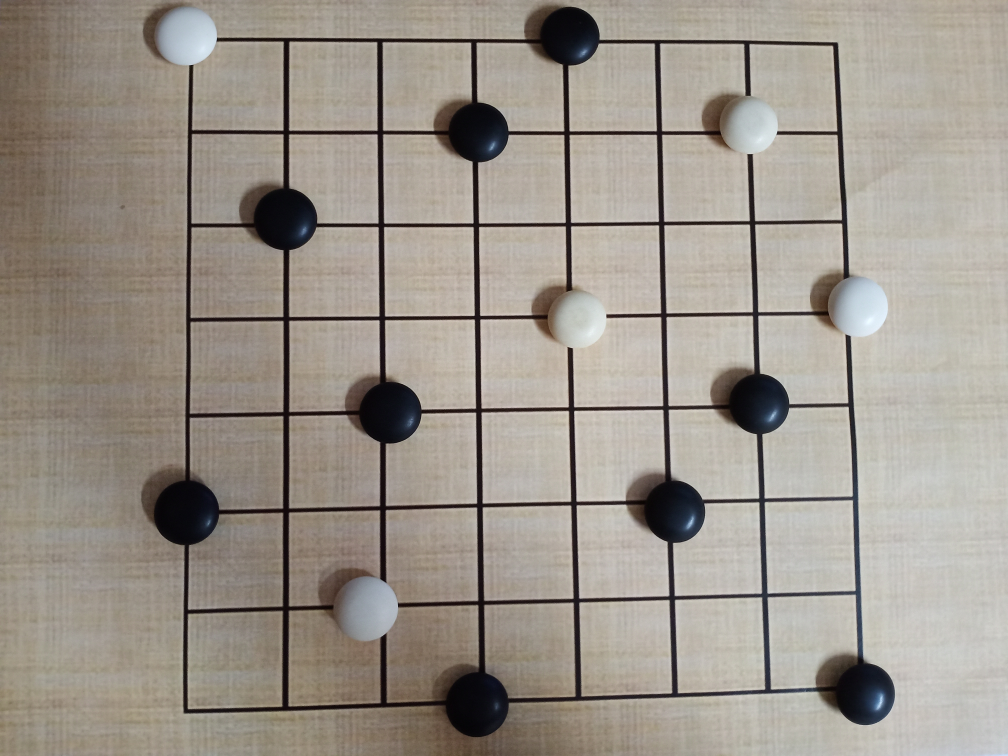
#> input picture image/1.jpg, 4032 x 3024 px (shown at 1/4 size)
$ python -i img_processing.py   (imports and definitions only)
#> lines starting #> are read from the running program, lines starting #| are printed output that depends on the picture; after the words box and inside, x2 and y2 are one past the last pixel; in counts of white or black regions, pixels touching at a corner belong together
#> further down, picture is the input picture: shape (3024, 4032, 3); mean B, G, R 139.5, 148.8, 156.1
import math
import cv2
import numpy as np
import scipy.spatial as spatial
import scipy.cluster as cluster
from collections import defaultdict
from statistics import mean


# [70 lines left out: functions imgProcessing, findContours, not called in this run]


def findApproxcnrs(cnt):
    epsilon = 0.02 * cv2.arcLength(cnt, True)
    return cv2.approxPolyDP(cnt, epsilon, True)


# [10 lines left out: function applyAreaConstraints, not called in this run]


def dist(pt_1, pt_2):
    return math.sqrt((pt_1[0] - pt_2[0])**2 + (pt_1[1] - pt_2[1])**2)


# [16 lines left out: function getBoardCorners, not called in this run]


def unwarpPerspective(img, src, dst, w, h):
    H, _ = cv2.findHomography(src, dst, cv2.RANSAC, 5.0)
    return cv2.warpPerspective(img, H, (w, h), flags=cv2.INTER_LINEAR)


# [92 lines left out: functions getCannyEdges, seperateHorVerLines, findIntersections, clusterPoints, augmentPoints, drawLine and 1 more, not called in this run]


def findAreaConstraints(frame):
    gray = cv2.cvtColor(frame, cv2.COLOR_BGR2GRAY)
    ret, thresh = cv2.threshold(gray, 150, 255, cv2.THRESH_BINARY_INV)
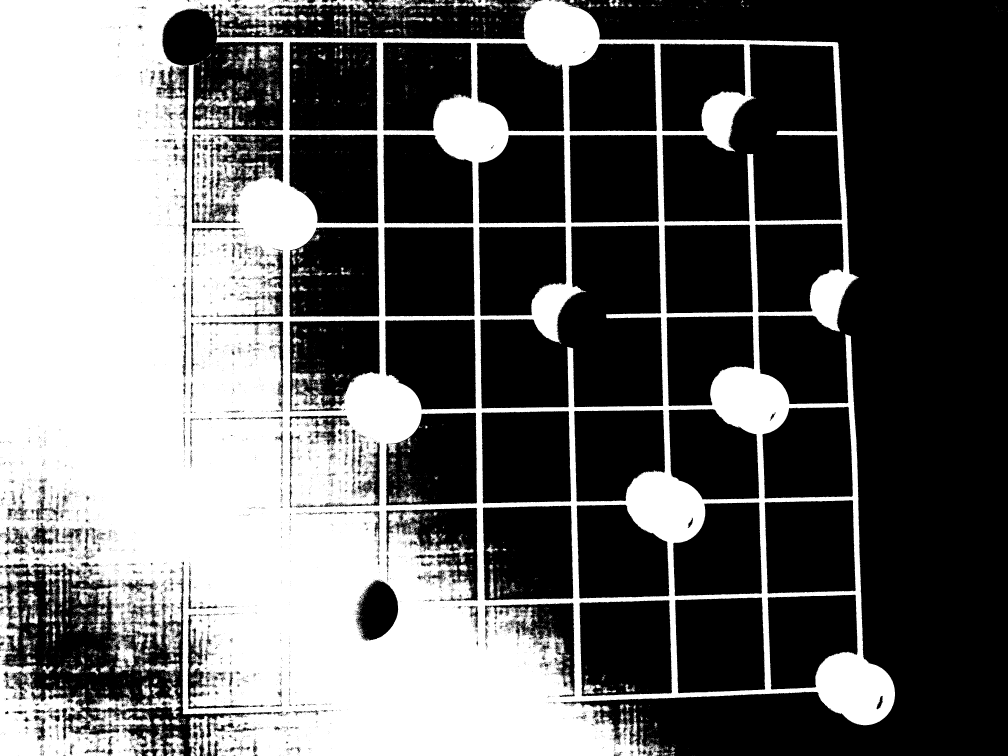
#> thresh: shape (3024, 4032) (shown at 1/4 size); 40.4% white; 14165 white regions (13629 under 20 px)

    cnt_board_move = cv2.findContours(
        thresh, cv2.RETR_EXTERNAL, cv2.CHAIN_APPROX_SIMPLE)
#> cnt_board_move = 7334 contours, 7113 with area under 20; largest, box (x1, y1, x2, y2) and area: (0, 0, 3580, 3024) 9161253, (352, 2743, 724, 2867) 10648, (450, 2544, 540, 2692) 6052, (780, 359, 1024, 440) 4896, (777, 427, 934, 512) 4690
    cnt_board_move = cnt_board_move[0] if len(
        cnt_board_move) == 2 else cnt_board_move[1]
    for c in cnt_board_move:
        area = cv2.contourArea(c)
        peri = cv2.arcLength(c, True)
        approx = cv2.approxPolyDP(c, 0.015 * peri, True)

        if len(approx) == 4:
            print("Current area is " + str(area) + ".")
#> this loop made 7334 passes
#> (area, peri) on pass 55: (41.5, 40.04)
#| Current area is 0.0.
#| Current area is 1.0.
#| Current area is 0.5.
#| Current area is 1.5.
#| Current area is 1.0.
#| Current area is 1.0.
#| Current area is 1.0.
#| Current area is 1.5.
#> (further printed lines are left out)


# [17 lines left out: function colorCalibration, not called in this run]

>>> import cv2
>>> picture = cv2.imread('../../../../image/1.jpg')
>>> result = findAreaConstraints(picture)

$ run again, on image/2.jpg
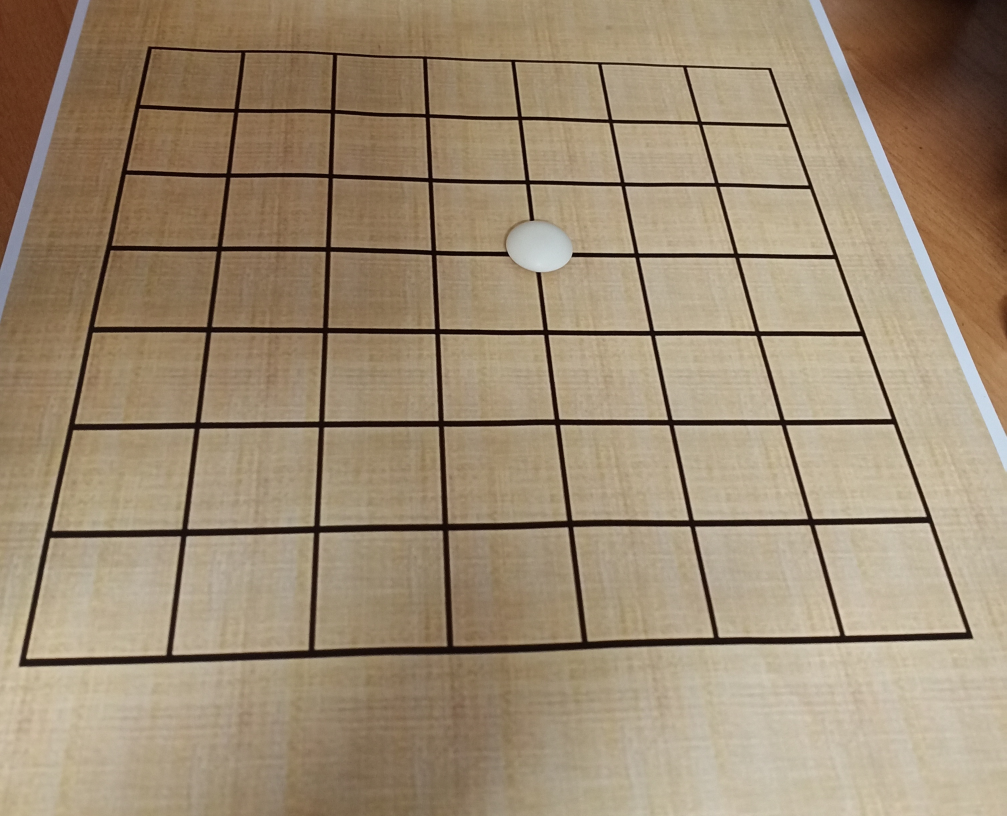
#> input picture image/2.jpg, 3020 x 2448 px (shown at 1/3 size)
#> picture is the input picture: shape (2448, 3020, 3); mean B, G, R 114.4, 139.1, 157.3
#> in findAreaConstraints, `gray = cv2.cvtColor(frame, cv2.COLOR_BGR2GRAY)`:
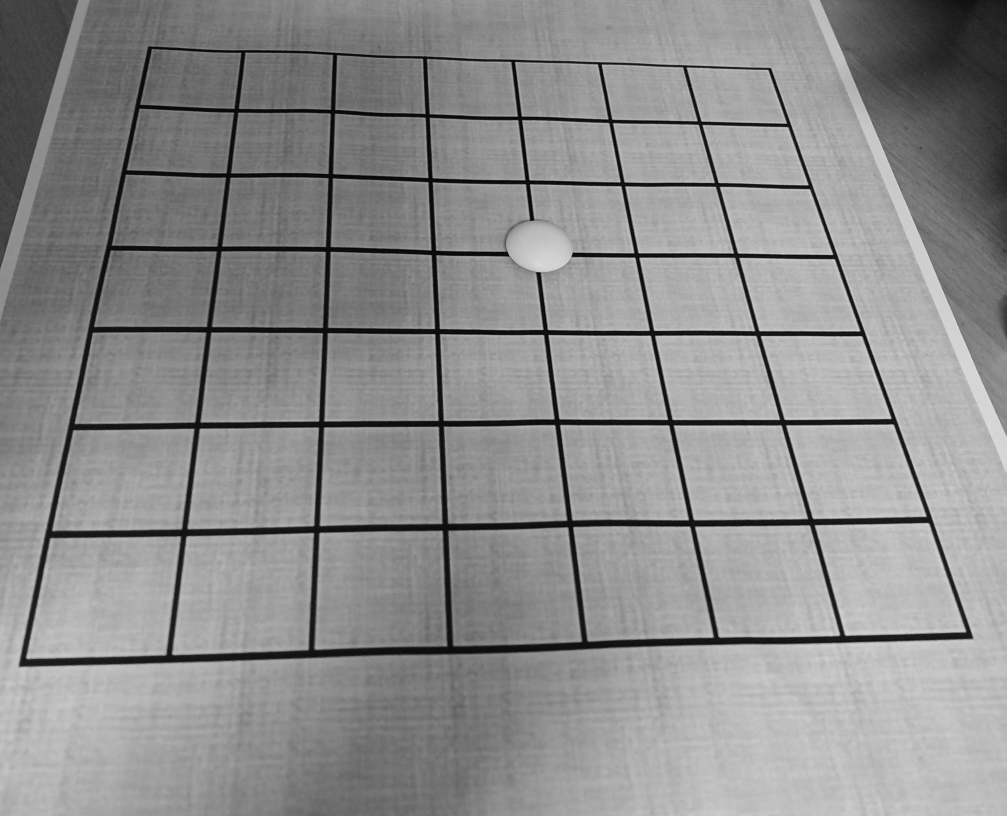
#> gray: shape (2448, 3020) (shown at 1/3 size); min 3, max 223, mean 141.7
#> in findAreaConstraints, `ret, thresh = cv2.threshold(gray, 150, 255, cv2.THRESH_BINARY_INV)`:
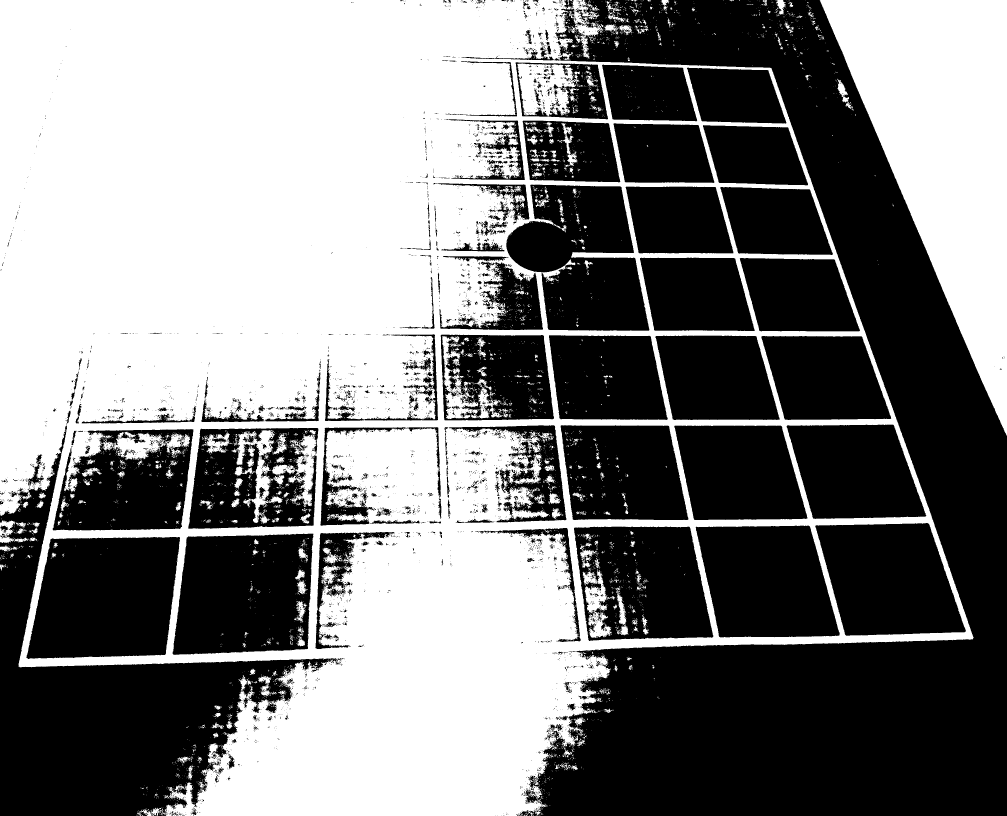
#> thresh: shape (2448, 3020) (shown at 1/3 size); 49.5% white; 5309 white regions (4852 under 20 px)
#> cnt_board_move = 1640 contours, 1544 with area under 20; largest, box (x1, y1, x2, y2) and area: (0, 0, 2921, 2448) 5379236, (2459, 0, 3020, 1307) 368013, (1706, 0, 1810, 177) 5722, (0, 1560, 86, 1631) 2268, (774, 2028, 814, 2089) 914
#> the loop in findAreaConstraints, `for c in cnt_board_move:` made 1640 passes
#> (area, peri) on passes 29, 39, 47: (37.5, 57.7), (234.5, 187.9), (316, 226.5)
#> (printed output is left out)

$ run again, on image/3.jpg
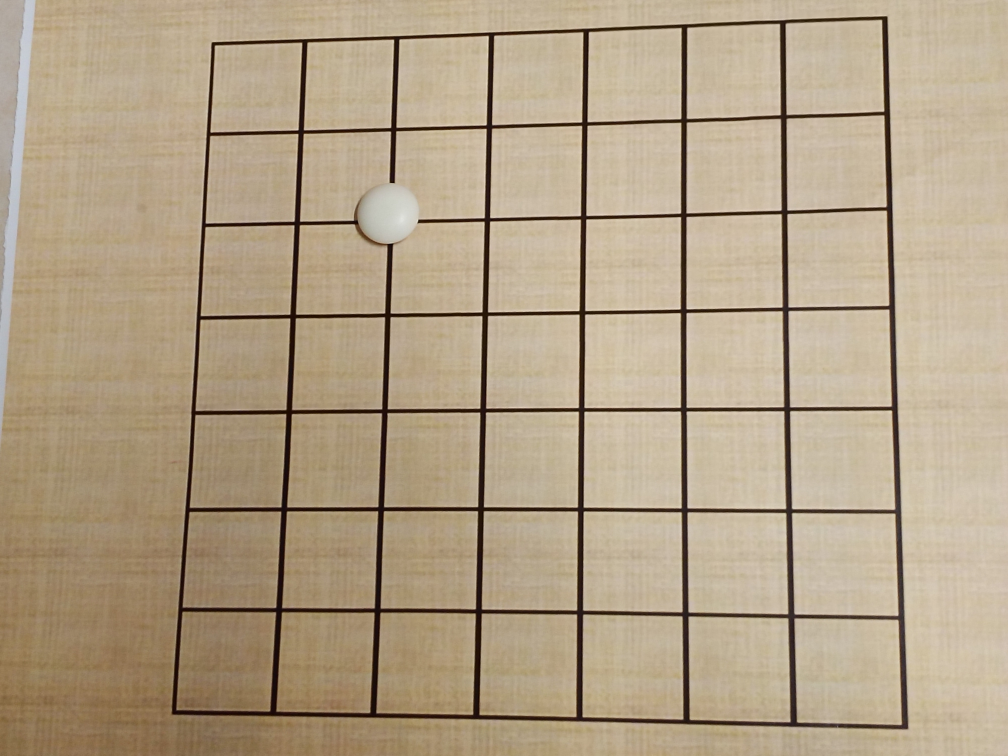
#> input picture image/3.jpg, 4032 x 3024 px (shown at 1/4 size)
#> picture is the input picture: shape (3024, 4032, 3); mean B, G, R 134.7, 160.7, 178.2
#> in findAreaConstraints, `gray = cv2.cvtColor(frame, cv2.COLOR_BGR2GRAY)`:
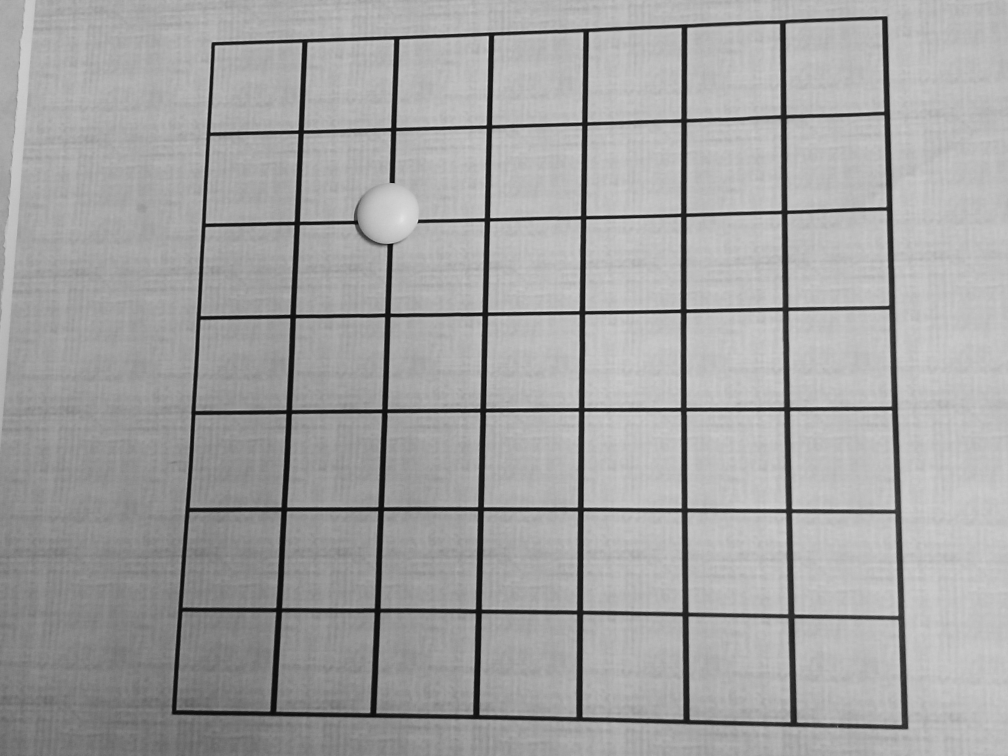
#> gray: shape (3024, 4032) (shown at 1/4 size); min 2, max 248, mean 163
#> in findAreaConstraints, `ret, thresh = cv2.threshold(gray, 150, 255, cv2.THRESH_BINARY_INV)`:
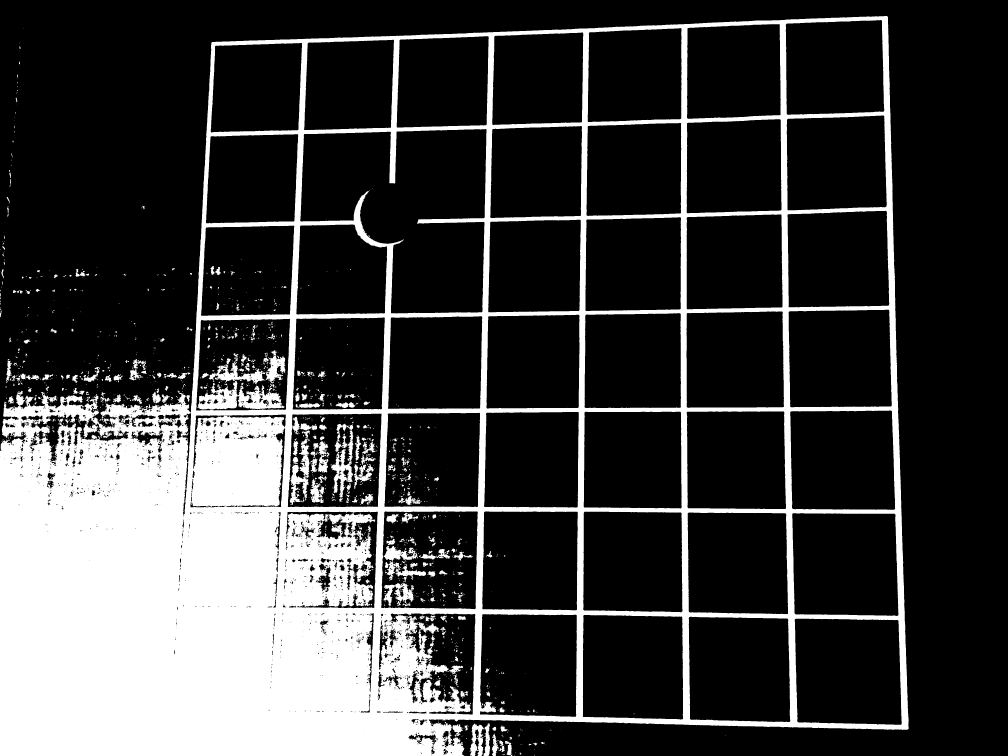
#> thresh: shape (3024, 4032) (shown at 1/4 size); 24% white; 1769 white regions (1292 under 20 px)
#> cnt_board_move = 519 contours, 398 with area under 20; largest, box (x1, y1, x2, y2) and area: (0, 64, 3635, 3024) 8984574, (1879, 2895, 1936, 3024) 4831, (1933, 2893, 1961, 3024) 1878, (1967, 2935, 1997, 3024) 1092, (517, 1477, 566, 1523) 1050
#> the loop in findAreaConstraints, `for c in cnt_board_move:` made 519 passes
#> (area, peri) on passes 6, 12, 17: (24, 25.31), (241, 108.1), (34.5, 26.73)
#> (printed output is left out)

$ run again, on image/5.jpg
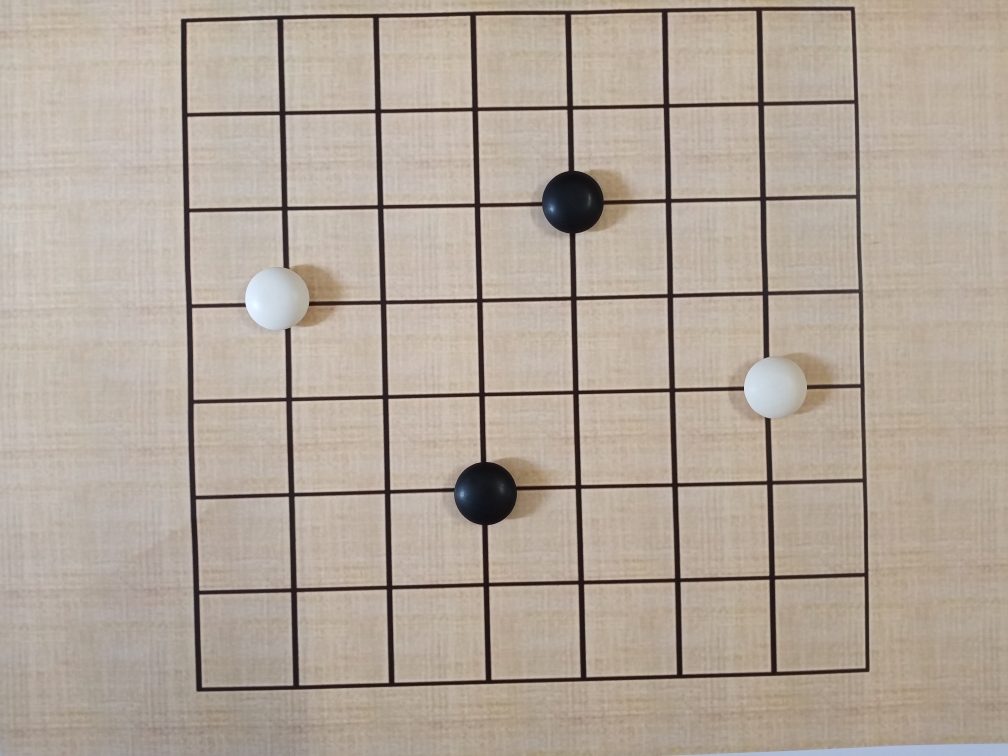
#> input picture image/5.jpg, 4032 x 3024 px (shown at 1/4 size)
#> picture is the input picture: shape (3024, 4032, 3); mean B, G, R 153.9, 166.1, 178.3
#> in findAreaConstraints, `gray = cv2.cvtColor(frame, cv2.COLOR_BGR2GRAY)`:
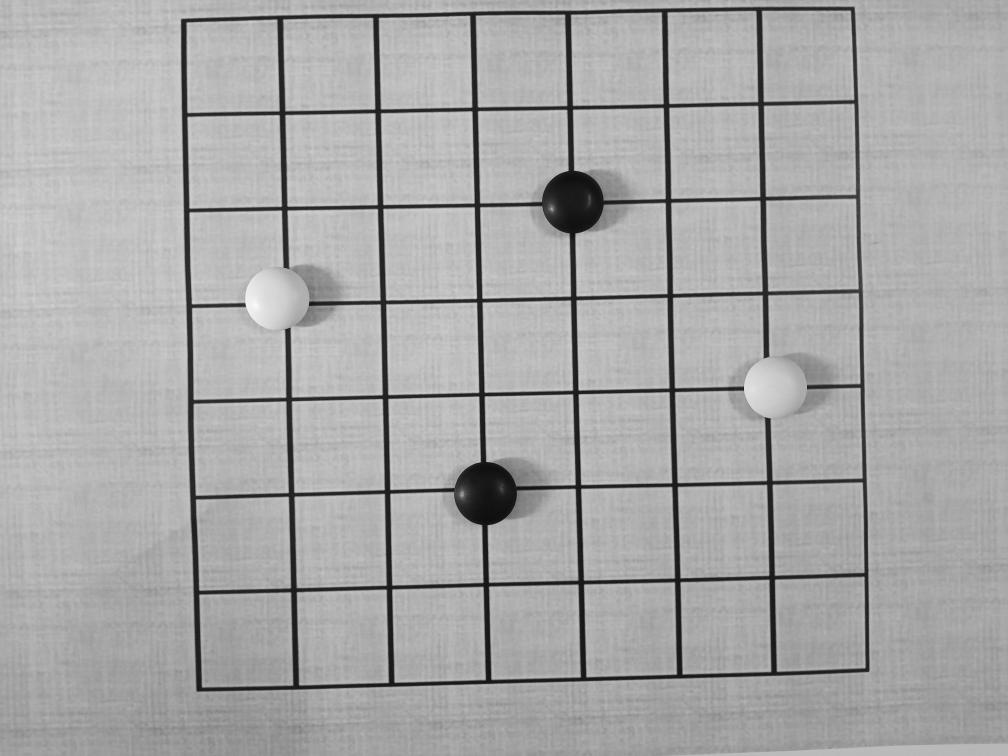
#> gray: shape (3024, 4032) (shown at 1/4 size); min 6, max 251, mean 168.4
#> in findAreaConstraints, `ret, thresh = cv2.threshold(gray, 150, 255, cv2.THRESH_BINARY_INV)`:
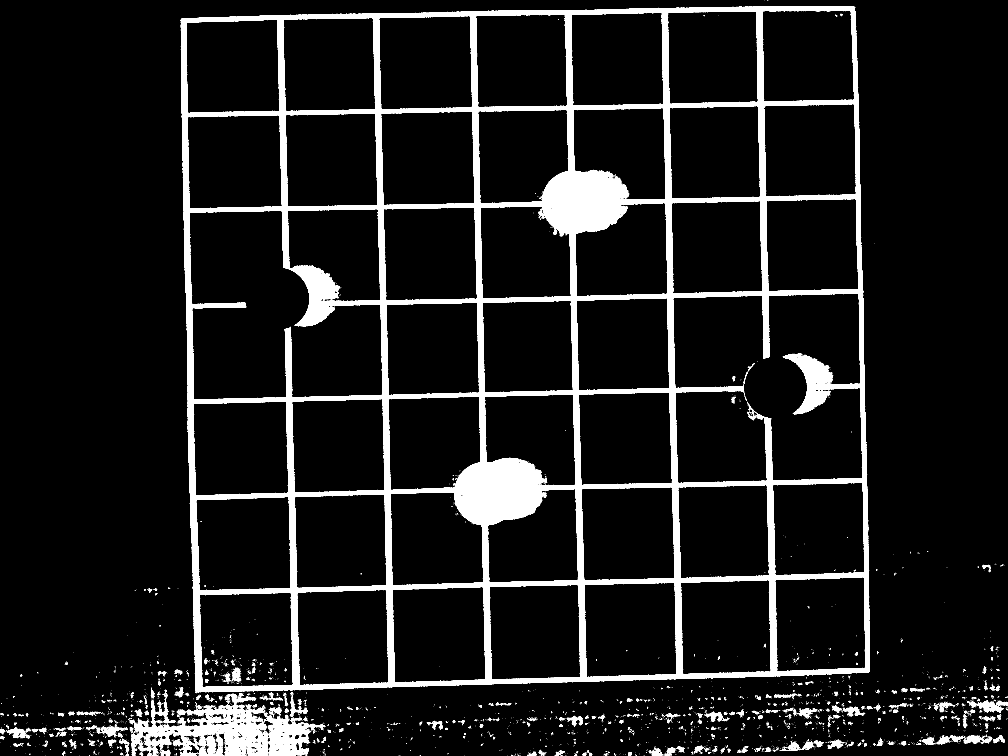
#> thresh: shape (3024, 4032) (shown at 1/4 size); 9.4% white; 5486 white regions (5069 under 20 px)
#> cnt_board_move = 4580 contours, 4316 with area under 20; largest, box (x1, y1, x2, y2) and area: (722, 24, 3480, 2772) 7267938, (524, 2773, 1299, 3024) 77302, (792, 2943, 893, 3024) 3870, (3912, 2802, 4010, 2852) 2039, (605, 2803, 676, 2876) 1432
#> the loop in findAreaConstraints, `for c in cnt_board_move:` made 4580 passes
#> (area, peri, approx) on passes 1 to 3: (0, 0, [[2574, 3023]]), (0, 2, [[2541, 3023], [2542, 3023]]), (0, 4, [[2521, 3023], [2523, 3023]])
#> (printed output is left out)
